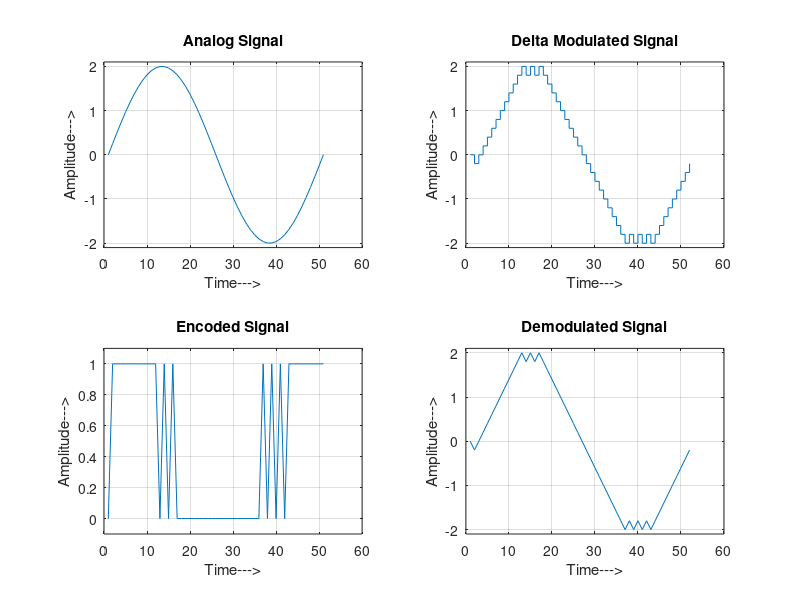

Write the MATLAB code that produced this figure.
clc;
clear all;
close all;
a=2; 
t=0:2*pi/50:2*pi; 
x=a*sin(t); 
l=length(x); 
subplot(2,2,1);
plot(x); 
grid on;                                       
title('Analog Signal');
ylabel('Amplitude--->');
xlabel('Time--->');
axis([0 60 -2.1 +2.1]);

delta=0.2; 
xn=0; 
for i=1:l; 
    if x(i)>xn(i)
        d(i)=1;
        xn(i+1)=xn(i)+delta; 
    else
        d(i)=0;
        xn(i+1)=xn(i)-delta; 
    end
end
subplot(2,2,2);
stairs(xn);
grid on;                                       
title('Delta Modulated Signal');
ylabel('Amplitude--->');
xlabel('Time--->');
axis([0 60 -2.1 +2.1]);

subplot(2,2,3);
plot(d);
grid on;                                       
title('Encoded Signal');
ylabel('Amplitude--->');
xlabel('Time--->');
axis([0 60 -0.1 +1.1]);

for i=1:d 
    if d(i)>xn(i) 
        d(i)=0; 
        xn(i+1)=xn(i)-delta; 
    else
        d(i)=1;
        xn(i+1)=xn(i)+delta;
    end
end
subplot(2,2,4);
plot(xn);
grid on;                                       
title('Demodulated Signal');
ylabel('Amplitude--->');
xlabel('Time--->');
axis([0 60 -2.1 +2.1]);
